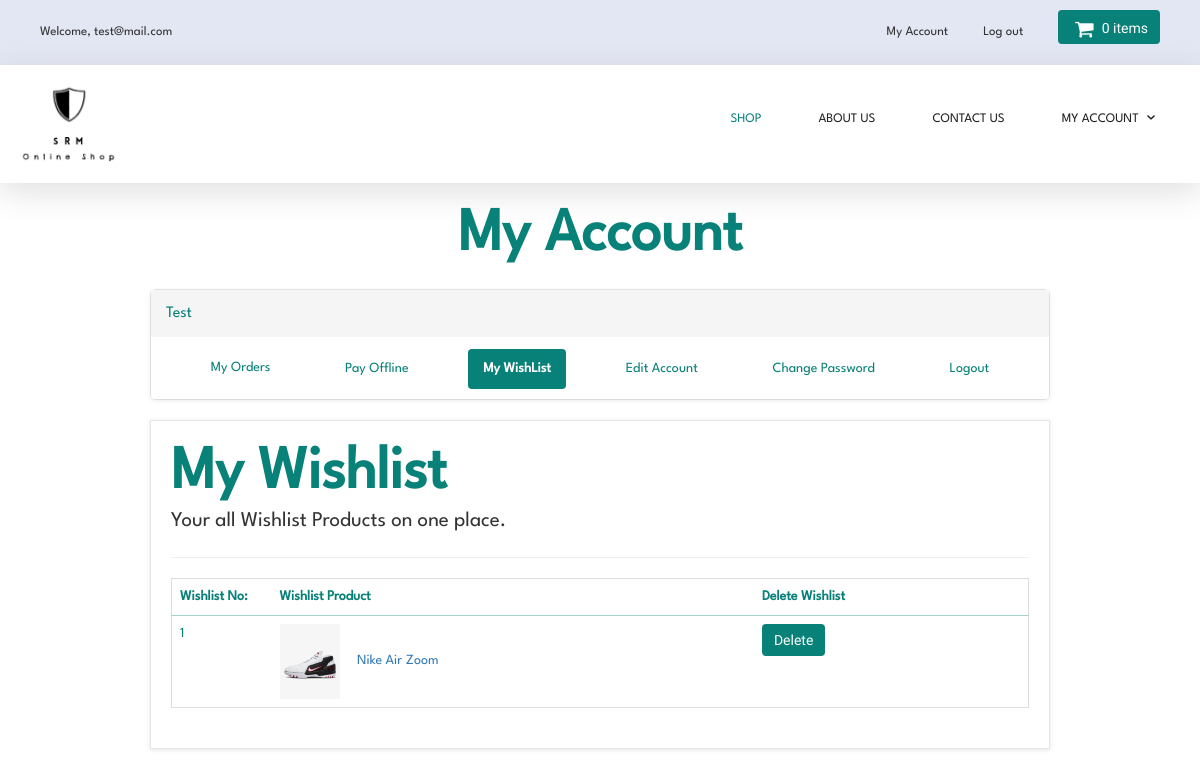
The page /customer/my_account.php?my_wishlist (signed in) on the database as committed earlier.
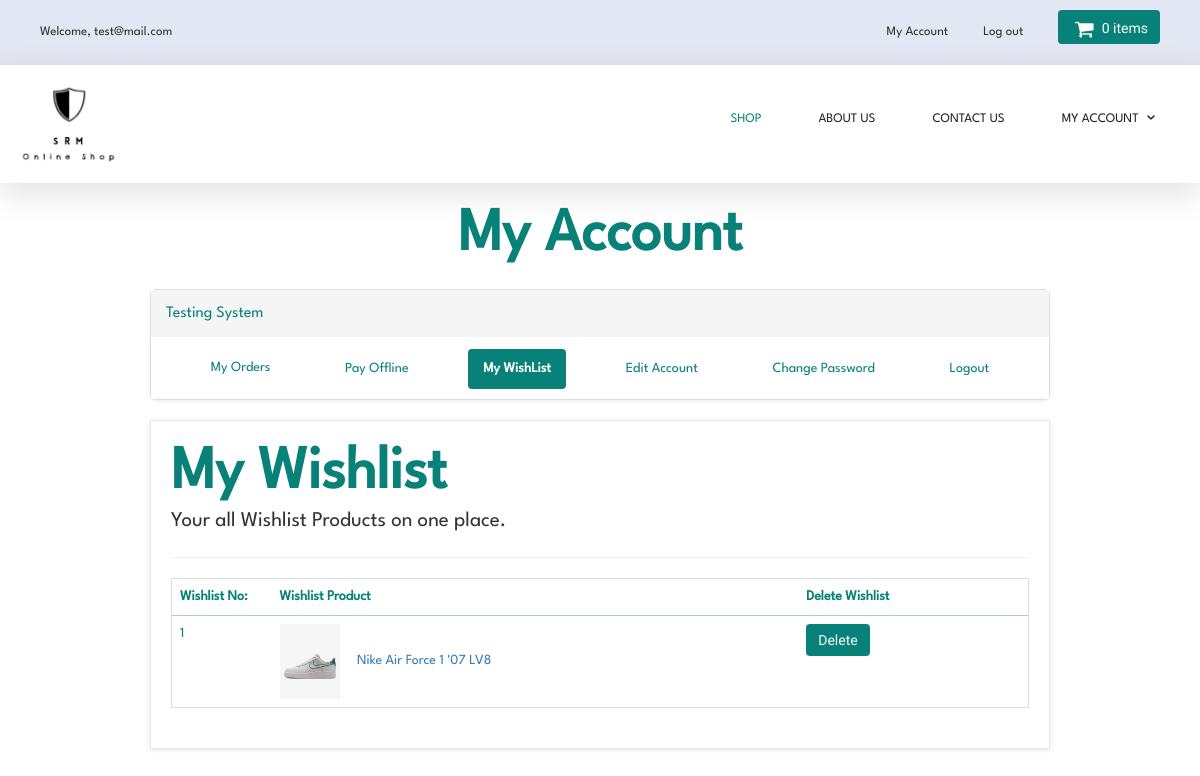
The same page on the database as committed later.
### tables this page shows
CREATE TABLE `customers` (
  `customer_id` int(10) NOT NULL,
  `customer_name` varchar(255) NOT NULL,
  `customer_email` varchar(255) NOT NULL,
  `customer_pass` varchar(255) NOT NULL,
  `customer_country` text NOT NULL,
  `customer_city` text NOT NULL,
  `customer_contact` varchar(255) NOT NULL,
  `customer_address` text NOT NULL,
  `customer_image` text NOT NULL,
  `customer_ip` varchar(255) NOT NULL,
  `customer_confirm_code` text NOT NULL
);

CREATE TABLE `wishlist` (
  `wishlist_id` int(10) NOT NULL,
  `customer_id` int(10) NOT NULL,
  `product_id` int(10) NOT NULL
);

CREATE TABLE `products` (
  `product_id` int(10) NOT NULL,
  `p_cat_id` int(10) NOT NULL,
  `cat_id` int(10) NOT NULL,
  `manufacturer_id` int(10) NOT NULL,
  `date` timestamp NOT NULL DEFAULT current_timestamp() ON UPDATE current_timestamp(),
  `product_title` text NOT NULL,
  `product_url` text NOT NULL,
  `product_img1` text NOT NULL,
  `product_img2` text NOT NULL,
  `product_img3` text NOT NULL,
  `product_price` int(10) NOT NULL,
  `product_psp_price` int(100) NOT NULL,
  `product_desc` text NOT NULL,
  `product_keywords` text NOT NULL,
  `product_label` text NOT NULL,
  `status` varchar(255) NOT NULL
);

### customer/my_wishlist.php (the view, shortened to what this page needs)
<div class="header">
  <h1> My Wishlist </h1>
  <p class="lead"> Your all Wishlist Products on one place. </p>
</div>
<hr>
<div class="table-responsive">
  <table class="table table-bordered table-hover">
    <thead>
      <tr>
        <th> Wishlist No: </th>
        <th> Wishlist Product </th>
        <th> Delete Wishlist </th>
      </tr>
    </thead>
    <tbody>
      <?php
$customer_session = $_SESSION['customer_email'];
$get_customer = "select * from customers where customer_email='$customer_session'";
$run_customer = mysqli_query($con,$get_customer);
$row_customer = mysqli_fetch_array($run_customer);
$customer_id = $row_customer['customer_id'];
$i = 0;
$get_wishlist = "select * from wishlist where customer_id='$customer_id'";
$run_wishlist = mysqli_query($con,$get_wishlist);
while($row_wishlist = mysqli_fetch_array($run_wishlist)){
$wishlist_id = $row_wishlist['wishlist_id'];
$product_id = $row_wishlist['product_id'];
$get_products = "select * from products where product_id='$product_id'";
$run_products = mysqli_query($con,$get_products);
$row_products = mysqli_fetch_array($run_products);
$product_title = $row_products['product_title'];
$product_url = $row_products['product_url'];
$product_img1 = $row_products['product_img1'];
$i++;
?>
      <tr>
        <td width="100"> <?php echo $i; ?> </td>
        <td>
          <img src="../admin/product_images/<?php echo $product_img1; ?>" width="60" height="60">
          <a href="../<?php echo $product_url; ?>">
            <?php echo $product_title; ?>
          </a>
        </td>
        <td>
          <a href="my_account.php?delete_wishlist=<?php echo $wishlist_id; ?>" class="btn btn-primary">
            <i class="fa fa-trash-o"> </i> Delete
          </a>
        </td>
      </tr>
      <?php } ?>
    </tbody>
  </table>
</div>

### customer/includes/sidebar.php
<div class="panel panel-default sidebar-menu account_menu">
  <div class="panel-heading">
    <?php
    $customer_session = $_SESSION['customer_email'];
    $get_customer = "select * from customers where customer_email='$customer_session'";
    $run_customer = mysqli_query($con,$get_customer);
    $row_customer = mysqli_fetch_array($run_customer);
    $customer_name = $row_customer['customer_name'];
    if(!isset($_SESSION['customer_email'])){
    }
    else {
      echo "
      <div class='account_header'>
      <h3 align='center' class='panel-title'>$customer_name </h3>
      </div>
      ";
    }
    ?>
  </div>
  <div class="panel-body">
    <ul class="nav nav-pills nav-stacked">
      <li class="<?php if(isset($_GET['my_orders'])){ echo "active"; } ?>">
        <a href="my_account.php?my_orders"> <i class="fa fa-list"> </i> My Orders </a>
      </li>
      <li class="<?php if(isset($_GET['pay_offline'])){ echo "active"; } ?>">
        <a href="my_account.php?pay_offline"> <i class="fa fa-bolt"></i> Pay Offline </a>
      </li>
      <li class="<?php if(isset($_GET['my_wishlist'])){ echo "active"; } ?>">
        <a href="my_account.php?my_wishlist"> <i class="fa fa-heart"></i> My WishList </a>
      </li>
      <li class="<?php if(isset($_GET['edit_account'])){ echo "active"; } ?>">
        <a href="my_account.php?edit_account"> <i class="fa fa-pencil"></i> Edit Account </a>
      </li>
      <li class="<?php if(isset($_GET['change_pass'])){ echo "active"; } ?>">
        <a href="my_account.php?change_pass"> <i class="fa fa-user"></i> Change Password </a>
      </li>
      <li>
        <a href="logout.php"> <i class="fa fa-sign-out"></i> Logout </a>
      </li>
    </ul>
  </div>
</div>

Rows that differ between the two databases and show on the page:
removed wishlist: product.product_img1 (picture), product.product_title "Nike Air Zoom"
changed customers: customer_name "Test" → "Testing System"
added wishlist: product.product_img1 (picture), product.product_title "Nike Air Force 1 '07 LV8"
